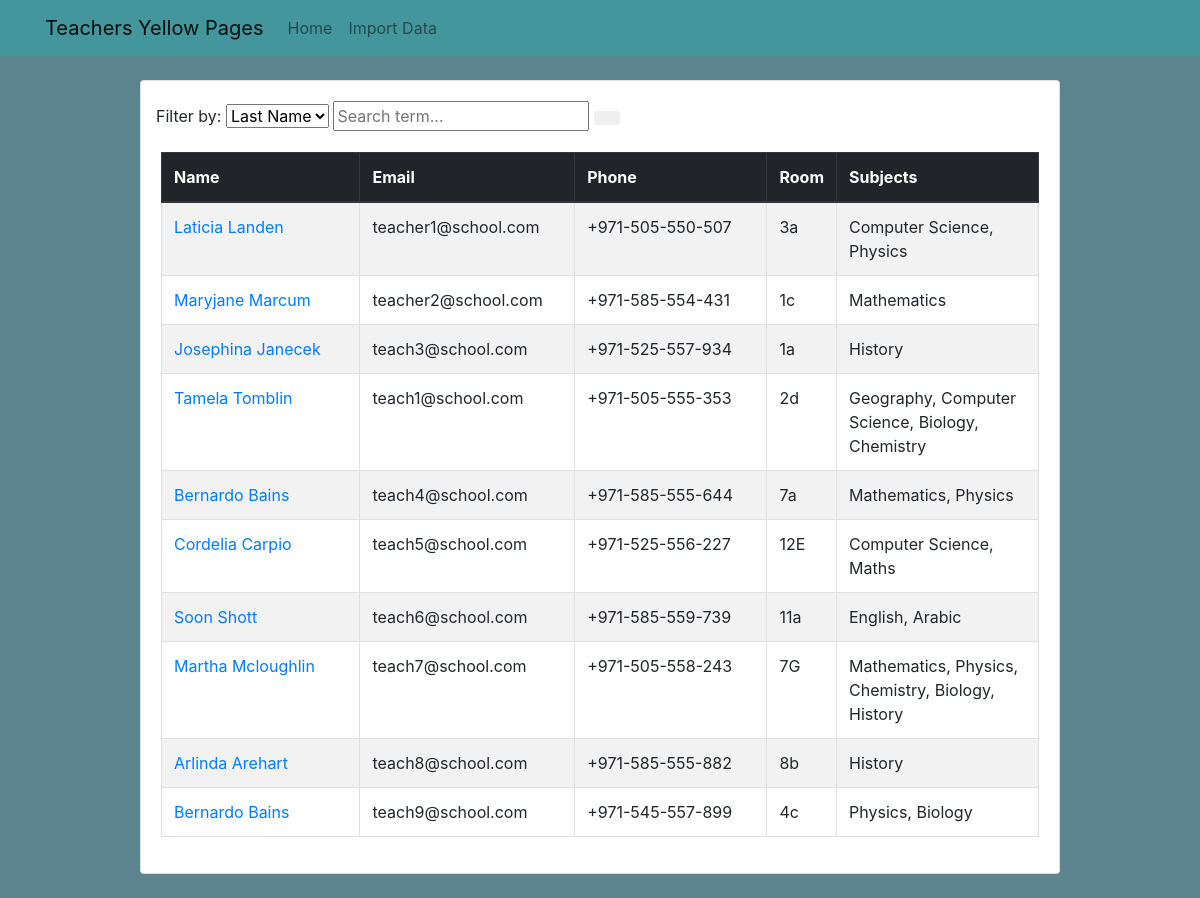
The page / on the database its author committed.
### directory/models.py (models this page shows, shortened)
class Teacher(models.Model):
    first_name = models.CharField(max_length=200)
    last_name = models.CharField(max_length=200)
    image = models.ImageField(null=True, default='media/default.jpg', upload_to='media/profile_pics')
    email = models.EmailField(unique=True)
    phone = models.CharField(max_length=15)
    room = models.CharField(max_length=200)
    subjects = models.CharField(max_length=200)

### directory/views.py (the view)
# urls.py: path('', TeacherListView.as_view(), name='listing'),
class TeacherListView(ListView):
    model = Teacher
    form_class = SearchForm

### templates/directory/teacher_list.html (shortened to what this page needs)
{% extends 'base.html' %}
{% block content %}
<div class="form-row">
    <form action="{% url 'directory:search' %}">
        <label for="choice">Filter by:</label>
            <select id="choice" name="choice">
                <option value="lname">Last Name</option>
            </select>
            <input type="text" class="form" name="q" placeholder="Search term...">
                <button class="btn btn-default" type="button">
                </button>
    </form>
</div>
<div label="table">
        <table class="table table-bordered table-striped table-hover mt-3">
            <thead class="thead-dark">
                <tr>
                    <th class="w-25">Name</th>
                    <th class="w-25">Email</th>
                    <th class="w-25">Phone</th>
                    <th class="w-10">Room</th>
                    <th class="w-50">Subjects</th>
                </tr>
            </thead>
            <tbody>
                {% for object in object_list %}
                <tr>
                    <td><a href="{% url 'directory:detail' object.id %}"> {{ object.first_name }} {{ object.last_name }}</td>
                    <td>{{ object.email }}</td>
                    <td>{{ object.phone }}</td>
                    <td>{{ object.room }}</td>
                    <td>{{ object.subjects }}</td>
                </tr>
                {% endfor %}
            </tbody>
        </table>
        </div>
    </div>
{% endblock %}

### templates/base.html (shortened to what this page needs)
{% load static %}
<!doctype html>
<html lang="en">
<head>
  <link rel="stylesheet" href="https://stackpath.bootstrapcdn.com/bootstrap/4.1.3/css/bootstrap.min.css">
  <link rel="stylesheet" href="https://cdnjs.cloudflare.com/ajax/libs/font-awesome/4.7.0/css/font-awesome.min.css">
  <link rel="stylesheet" type="text/css" href="{% static 'style.css' %}">
</head>
<body>
  <nav class="navbar navbar-expand-lg navbar-light mb-4" style="background-color:#43969c">
    <div class="container">
      <a class="navbar-brand" href="{% url 'directory:listing' %}">Teachers Yellow Pages</a>
      <div class="collapse navbar-collapse" id="navbarSupportedContent">
        <ul class="navbar-nav">
          <li class="nav-item">
            <a class="nav-link" href="{% url 'directory:listing' %}">Home</a>
          </li>
          <li class="nav-item">
            <a class="nav-link" href="{% url 'importer:import-files' %}">Import Data</a>
          </li>
        </ul>
      </div>
    </div>
  </nav>
  <div class="container">
    <div class="row justify-content-center">
      <div class="col-lg-10 col-md-12">
        <div class="card mb-4">
          <div class="card-body">
            {% block content %}
            {% endblock %}
          </div>
        </div>
      </div>
    </div>
</body>
</html>

### static/style.css (style rules this page uses)
body { background-color: #5c848e; }

### rows shown on the page
Teacher: first_name "Laticia", last_name "Landen", email "teacher1@school.com", phone "+971-505-550-507", room "3a", subjects "Computer Science, Physics"
Teacher: first_name "Maryjane", last_name "Marcum", email "teacher2@school.com", phone "+971-585-554-431", room "1c", subjects "Mathematics"
Teacher: first_name "Josephina", last_name "Janecek", email "teach3@school.com", phone "+971-525-557-934", room "1a", subjects "History"
Teacher: first_name "Tamela", last_name "Tomblin", email "teach1@school.com", phone "+971-505-555-353", room "2d", subjects "Geography, Computer Science, Biology, Chemistry"
Teacher: first_name "Bernardo", last_name "Bains", email "teach4@school.com", phone "+971-585-555-644", room "7a", subjects "Mathematics, Physics"
Teacher: first_name "Cordelia", last_name "Carpio", email "teach5@school.com", phone "+971-525-556-227", room "12E", subjects "Computer Science, Maths"
Teacher: first_name "Soon", last_name "Shott", email "teach6@school.com", phone "+971-585-559-739", room "11a", subjects "English, Arabic"
Teacher: first_name "Martha", last_name "Mcloughlin", email "teach7@school.com", phone "+971-505-558-243", room "7G", subjects "Mathematics, Physics, Chemistry, Biology, History"
Teacher: first_name "Arlinda", last_name "Arehart", email "teach8@school.com", phone "+971-585-555-882", room "8b", subjects "History"
Teacher: first_name "Bernardo", last_name "Bains", email "teach9@school.com", phone "+971-545-557-899", room "4c", subjects "Physics, Biology"
